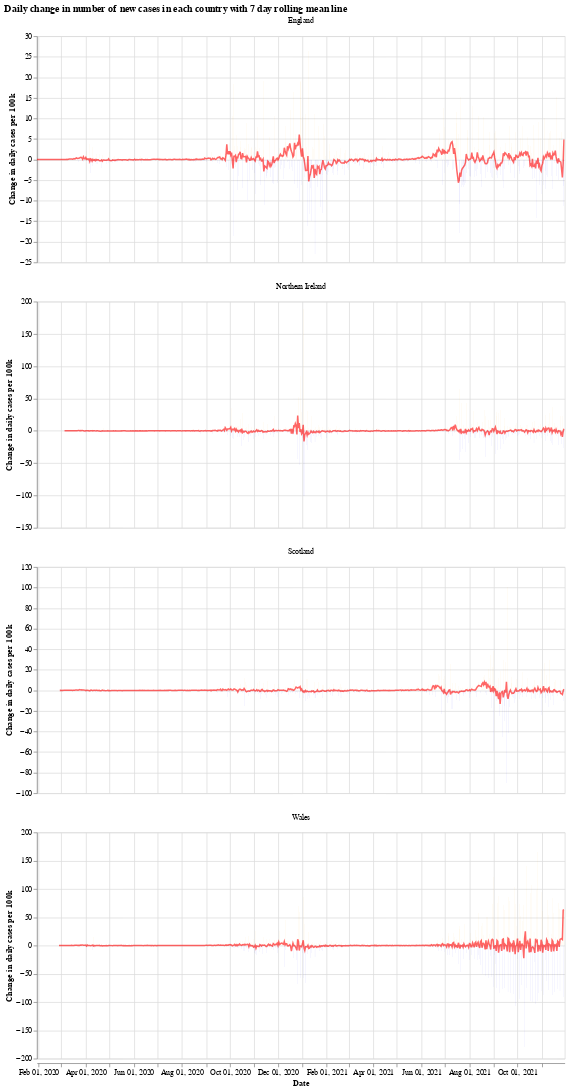

Notebook code cell kept with this figure:
### Markdown cell above
We will use the Python library `Altair` for visualising the data, see the [altair docs](https://altair-viz.github.io/) for more information.

First we have a graph which shows the daily change in the number of new cases for each country. This number jumps up and down all over the place, which is likely due to delay in reporting of new cases over the weekend. Another interesting thing is that it looks like the daily cases in Wales experienced a much shorter period of calm over the summer (calm in the sense of daily cases not jumping up and down).

The orange bars are days when the number of new cases (per 100k population) was more than the previous day, while the blue are days when the number of new cases dropped. The red line is the 7 day moving average. 

When the moving average line is below 0, it means that there is a consistent drop in new cases. We can see this clearly happening around the times that lockdowns were introduced (though, to varying degrees). I will update the graphs soon with a marker of when each lockdown started.

### Code cell
# collapse
import altair as alt

bars = alt.Chart(uk_cases).mark_bar().encode(
    x=alt.X("yearmonthdate(date):T", axis=alt.Axis(title='Date')),
    y=alt.Y("casesChangeRate:Q", axis=alt.Axis(title='Change in daily cases per 100k')),
    tooltip='casesChange',
    color=alt.condition(
        alt.datum.casesChangeRate > 0,
        alt.value("orange"),  # The positive color
        alt.value("blue")  # The negative color
    )
).properties(title='Daily change in number of new cases with 7 day rolling mean',width=700).interactive()

line = alt.Chart(uk_cases).mark_line(
    color='red',
    size=2,
    opacity=0.6
).transform_window(
    rolling_mean='mean(casesChangeRate)',
    frame=[0, 7],
    groupby=['areaName']
).encode(
    x='yearmonthdate(date):T',
    y='rolling_mean:Q'
)

alt.layer(bars, line, data=uk_cases).facet(alt.Column(
    'areaName', title=''), columns=1).resolve_scale(y='independent').properties(title='Daily change in number of new cases in each country with 7 day rolling mean line')

### Figure 1 — Vega-Lite specification as saved in the notebook (floating-point values rounded to 4 significant figures; data arrays with more than 128 entries replaced by an {"elided": "..."} marker saying what was removed)
{"config": {"view": {"continuousWidth": 400, "continuousHeight": 300}}, "data": {"name": "data-beccffef74db4b3622c1ae9e37a135a0"}, "facet": {"type": "nominal", "field": "areaName", "title": ""}, "spec": {"layer": [{"mark": "bar", "encoding": {"color": {"condition": {"value": "orange", "test": "(datum.casesChangeRate > 0)"}, "value": "blue"}, "tooltip": {"type": "quantitative", "field": "casesChange"}, "x": {"type": "temporal", "axis": {"title": "Date"}, "field": "date", "timeUnit": "yearmonthdate"}, "y": {"type": "quantitative", "axis": {"title": "Change in daily cases per 100k"}, "field": "casesChangeRate"}}, "selection": {"selector001": {"type": "interval", "bind": "scales", "encodings": ["x", "y"]}}, "title": "Daily change in number of new cases with 7 day rolling mean", "width": 700}, {"mark": {"type": "line", "color": "red", "opacity": 0.6, "size": 2}, "encoding": {"x": {"type": "temporal", "field": "date", "timeUnit": "yearmonthdate"}, "y": {"type": "quantitative", "field": "rolling_mean"}}, "transform": [{"window": [{"op": "mean", "field": "casesChangeRate", "as": "rolling_mean"}], "frame": [0, 7], "groupby": ["areaName"]}]}]}, "columns": 1, "resolve": {"scale": {"y": "independent"}}, "title": "Daily change in number of new cases in each country with 7 day rolling mean line", "$schema": "https://vega.github.io/schema/vega-lite/v4.8.1.json", "datasets": {"data-beccffef74db4b3622c1ae9e37a135a0": {"elided": "2588 records"}}}
